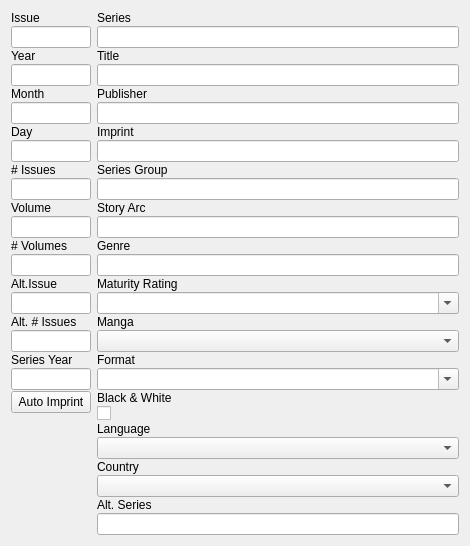
                <widget class="QWidget" name="scrollAreaWidgetContents">
                 <property name="enabled">
                  <bool>true</bool>
                 </property>
                 <property name="geometry">
                  <rect>
                   <x>0</x>
                   <y>0</y>
                   <width>470</width>
                   <height>520</height>
                  </rect>
                 </property>
                 <property name="sizePolicy">
                  <sizepolicy hsizetype="Expanding" vsizetype="Preferred">
                   <horstretch>0</horstretch>
                   <verstretch>0</verstretch>
                  </sizepolicy>
                 </property>
                 <property name="baseSize">
                  <size>
                   <width>0</width>
                   <height>0</height>
                  </size>
                 </property>
                 <property name="acceptDrops">
                  <bool>true</bool>
                 </property>
                 <layout class="QGridLayout" name="gridLayout_6">
                  <item row="0" column="0">
                   <layout class="QHBoxLayout" name="horizontalLayout_5" stretch="20,100">
                    <item>
                     <layout class="QFormLayout" name="formLayout_3">
                      <property name="fieldGrowthPolicy">
                       <enum>QFormLayout::FieldsStayAtSizeHint</enum>
                      </property>
                      <property name="rowWrapPolicy">
                       <enum>QFormLayout::WrapAllRows</enum>
                      </property>
                      <property name="labelAlignment">
                       <set>Qt::AlignRight|Qt::AlignTrailing|Qt::AlignVCenter</set>
                      </property>
                      <property name="horizontalSpacing">
                       <number>6</number>
                      </property>
                      <property name="verticalSpacing">
                       <number>1</number>
                      </property>
                      <item row="0" column="0">
                       <widget class="QLabel" name="label_4">
                        <property name="text">
                         <string>Issue</string>
                        </property>
                       </widget>
                      </item>
                      <item row="0" column="1">
                       <widget class="QLineEdit" name="leIssueNum">
                        <property name="acceptDrops">
                         <bool>false</bool>
                        </property>
                       </widget>
                      </item>
                      <item row="1" column="0">
                       <widget class="QLabel" name="label_6">
                        <property name="text">
                         <string>Year</string>
                        </property>
                       </widget>
                      </item>
                      <item row="1" column="1">
                       <widget class="QLineEdit" name="lePubYear">
                        <property name="sizePolicy">
                         <sizepolicy hsizetype="Expanding" vsizetype="Fixed">
                          <horstretch>0</horstretch>
                          <verstretch>0</verstretch>
                         </sizepolicy>
                        </property>
                        <property name="maximumSize">
                         <size>
                          <width>16777215</width>
                          <height>16777215</height>
                         </size>
                        </property>
                        <property name="acceptDrops">
                         <bool>false</bool>
                        </property>
                        <property name="inputMethodHints">
                         <set>Qt::ImhDigitsOnly</set>
                        </property>
                       </widget>
                      </item>
                      <item row="2" column="0">
                       <widget class="QLabel" name="label_35">
                        <property name="text">
                         <string>Month</string>
                        </property>
                       </widget>
                      </item>
                      <item row="2" column="1">
                       <widget class="QLineEdit" name="lePubMonth">
                        <property name="sizePolicy">
                         <sizepolicy hsizetype="Expanding" vsizetype="Fixed">
                          <horstretch>0</horstretch>
                          <verstretch>0</verstretch>
                         </sizepolicy>
                        </property>
                        <property name="maximumSize">
                         <size>
                          <width>16777215</width>
                          <height>16777215</height>
                         </size>
                        </property>
                        <property name="acceptDrops">
                         <bool>false</bool>
                        </property>
                        <property name="inputMethodHints">
                         <set>Qt::ImhDigitsOnly</set>
                        </property>
                       </widget>
                      </item>
                      <item row="3" column="0">
                       <widget class="QLabel" name="lblDay">
                        <property name="text">
                         <string>Day</string>
                        </property>
                       </widget>
                      </item>
                      <item row="3" column="1">
                       <widget class="QLineEdit" name="lePubDay">
                        <property name="sizePolicy">
                         <sizepolicy hsizetype="Expanding" vsizetype="Fixed">
                          <horstretch>0</horstretch>
                          <verstretch>0</verstretch>
                         </sizepolicy>
                        </property>
                        <property name="maximumSize">
                         <size>
                          <width>16777215</width>
                          <height>16777215</height>
                         </size>
                        </property>
                        <property name="acceptDrops">
                         <bool>false</bool>
                        </property>
                        <property name="inputMethodHints">
                         <set>Qt::ImhDigitsOnly</set>
                        </property>
                       </widget>
                      </item>
                      <item row="4" column="0">
                       <widget class="QLabel" name="label_5">
                        <property name="text">
                         <string># Issues</string>
                        </property>
                       </widget>
                      </item>
                      <item row="4" column="1">
                       <widget class="QLineEdit" name="leIssueCount">
                        <property name="acceptDrops">
                         <bool>false</bool>
                        </property>
                        <property name="inputMethodHints">
                         <set>Qt::ImhDigitsOnly</set>
                        </property>
                       </widget>
                      </item>
                      <item row="5" column="0">
                       <widget class="QLabel" name="label_9">
                        <property name="text">
                         <string>Volume</string>
                        </property>
                       </widget>
                      </item>
                      <item row="5" column="1">
                       <widget class="QLineEdit" name="leVolumeNum">
                        <property name="acceptDrops">
                         <bool>false</bool>
                        </property>
                       </widget>
                      </item>
                      <item row="6" column="0">
                       <widget class="QLabel" name="label_12">
                        <property name="text">
                         <string># Volumes</string>
                        </property>
                       </widget>
                      </item>
                      <item row="6" column="1">
                       <widget class="QLineEdit" name="leVolumeCount">
                        <property name="acceptDrops">
                         <bool>false</bool>
                        </property>
                        <property name="inputMethodHints">
                         <set>Qt::ImhDigitsOnly</set>
                        </property>
                       </widget>
                      </item>
                      <item row="7" column="0">
                       <widget class="QLabel" name="label_22">
                        <property name="text">
                         <string>Alt.Issue</string>
                        </property>
                       </widget>
                      </item>
                      <item row="7" column="1">
                       <widget class="QLineEdit" name="leAltIssueNum">
                        <property name="sizePolicy">
                         <sizepolicy hsizetype="Preferred" vsizetype="Fixed">
                          <horstretch>0</horstretch>
                          <verstretch>0</verstretch>
                         </sizepolicy>
                        </property>
                        <property name="acceptDrops">
                         <bool>false</bool>
                        </property>
                       </widget>
                      </item>
                      <item row="8" column="0">
                       <widget class="QLabel" name="label_23">
                        <property name="text">
                         <string>Alt. # Issues</string>
                        </property>
                       </widget>
                      </item>
                      <item row="8" column="1">
                       <widget class="QLineEdit" name="leAltIssueCount">
                        <property name="acceptDrops">
                         <bool>false</bool>
                        </property>
                       </widget>
                      </item>
                       <item row="10" column="1">
                       <widget class="QLineEdit" name="leSeriesPubYear"/>
                      </item>
                      <item row="9" column="1">
                       <widget class="QLabel" name="label_7">
                        <property name="text">
                         <string>Series Year</string>
                        </property>
                       </widget>
                      </item>
                      <item row="11" column="1">
                       <widget class="QPushButton" name="btnAutoImprint">
                        <property name="toolTip">
                         <string>&lt;html&gt;&lt;head/&gt;&lt;body&gt;&lt;p&gt;Checks the publisher against a list of imprints.&lt;/p&gt;&lt;/body&gt;&lt;/html&gt;</string>
                        </property>
                        <property name="text">
                         <string>Auto Imprint</string>
                        </property>
                       </widget>
                      </item>
                     </layout>
                    </item>
                    <item>
                     <layout class="QFormLayout" name="formLayout_2">
                      <property name="sizeConstraint">
                       <enum>QLayout::SetMinimumSize</enum>
                      </property>
                      <property name="fieldGrowthPolicy">
                       <enum>QFormLayout::AllNonFixedFieldsGrow</enum>
                      </property>
                      <property name="rowWrapPolicy">
                       <enum>QFormLayout::WrapAllRows</enum>
                      </property>
                      <property name="labelAlignment">
                       <set>Qt::AlignRight|Qt::AlignTrailing|Qt::AlignVCenter</set>
                      </property>
                      <property name="formAlignment">
                       <set>Qt::AlignLeading|Qt::AlignLeft|Qt::AlignTop</set>
                      </property>
                      <property name="horizontalSpacing">
                       <number>0</number>
                      </property>
                      <property name="verticalSpacing">
                       <number>1</number>
                      </property>
                      <item row="0" column="0">
                       <widget class="QLabel" name="label_2">
                        <property name="text">
                         <string>Series</string>
                        </property>
                       </widget>
                      </item>
                      <item row="0" column="1">
                       <widget class="QLineEdit" name="leSeries">
                        <property name="acceptDrops">
                         <bool>false</bool>
                        </property>
                       </widget>
                      </item>
                      <item row="1" column="0">
                       <widget class="QLabel" name="label_3">
                        <property name="text">
                         <string>Title</string>
                        </property>
                       </widget>
                      </item>
                      <item row="1" column="1">
                       <widget class="QLineEdit" name="leTitle">
                        <property name="acceptDrops">
                         <bool>false</bool>
                        </property>
                       </widget>
                      </item>
                      <item row="2" column="0">
                       <widget class="QLabel" name="label_8">
                        <property name="text">
                         <string>Publisher</string>
                        </property>
                       </widget>
                      </item>
                      <item row="2" column="1">
                       <widget class="QLineEdit" name="lePublisher">
                        <property name="acceptDrops">
                         <bool>false</bool>
                        </property>
                       </widget>
                      </item>
                      <item row="3" column="0">
                       <widget class="QLabel" name="label_10">
                        <property name="text">
                         <string>Imprint</string>
                        </property>
                       </widget>
                      </item>
                      <item row="3" column="1">
                       <widget class="QLineEdit" name="leImprint">
                        <property name="sizePolicy">
                         <sizepolicy hsizetype="Expanding" vsizetype="Expanding">
                          <horstretch>0</horstretch>
                          <verstretch>0</verstretch>
                         </sizepolicy>
                        </property>
                        <property name="acceptDrops">
                         <bool>false</bool>
                        </property>
                       </widget>
                      </item>
                      <item row="4" column="0">
                       <widget class="QLabel" name="label_33">
                        <property name="text">
                         <string>Series Group</string>
                        </property>
                       </widget>
                      </item>
                      <item row="4" column="1">
                       <widget class="QLineEdit" name="leSeriesGroup">
                        <property name="acceptDrops">
                         <bool>false</bool>
                        </property>
                       </widget>
                      </item>
                      <item row="5" column="0">
                       <widget class="QLabel" name="label_25">
                        <property name="text">
                         <string>Story Arc</string>
                        </property>
                       </widget>
                      </item>
                      <item row="5" column="1">
                       <widget class="QLineEdit" name="leStoryArc">
                        <property name="acceptDrops">
                         <bool>false</bool>
                        </property>
                       </widget>
                      </item>
                      <item row="6" column="0">
                       <widget class="QLabel" name="label_24">
                        <property name="text">
                         <string>Genre</string>
                        </property>
                       </widget>
                      </item>
                      <item row="6" column="1">
                       <widget class="QLineEdit" name="leGenre">
                        <property name="acceptDrops">
                         <bool>false</bool>
                        </property>
                       </widget>
                      </item>
                      <item row="7" column="0">
                       <widget class="QLabel" name="label_18">
                        <property name="text">
                         <string>Maturity Rating</string>
                        </property>
                       </widget>
                      </item>
                      <item row="7" column="1">
                       <widget class="QComboBox" name="cbMaturityRating">
                        <property name="autoFillBackground">
                         <bool>false</bool>
                        </property>
                        <property name="editable">
                         <bool>true</bool>
                        </property>
                       </widget>
                      </item>
                      <item row="8" column="0">
                       <widget class="QLabel" name="label_31">
                        <property name="text">
                         <string>Manga</string>
                        </property>
                       </widget>
                      </item>
                      <item row="8" column="1">
                       <widget class="QComboBox" name="cbManga">
                        <property name="autoFillBackground">
                         <bool>false</bool>
                        </property>
                       </widget>
                      </item>
                      <item row="9" column="0">
                       <widget class="QLabel" name="label_26">
                        <property name="text">
                         <string>Format</string>
                        </property>
                       </widget>
                      </item>
                      <item row="9" column="1">
                       <widget class="QComboBox" name="cbFormat">
                        <property name="sizePolicy">
                         <sizepolicy hsizetype="Preferred" vsizetype="Maximum">
                          <horstretch>0</horstretch>
                          <verstretch>0</verstretch>
                         </sizepolicy>
                        </property>
                        <property name="editable">
                         <bool>true</bool>
                        </property>
                       </widget>
                      </item>
                      <item row="10" column="0">
                       <widget class="QLabel" name="label_32">
                        <property name="text">
                         <string>Black &amp; White</string>
                        </property>
                       </widget>
                      </item>
                      <item row="10" column="1">
                       <widget class="QCheckBox" name="cbBW">
                        <property name="layoutDirection">
                         <enum>Qt::LeftToRight</enum>
                        </property>
                        <property name="autoFillBackground">
                         <bool>false</bool>
                        </property>
                        <property name="text">
                         <string/>
                        </property>
                       </widget>
                      </item>
                      <item row="11" column="0">
                       <widget class="QLabel" name="label_13">
                        <property name="text">
                         <string>Language</string>
                        </property>
                       </widget>
                      </item>
                      <item row="11" column="1">
                       <widget class="QComboBox" name="cbLanguage">
                        <property name="sizePolicy">
                         <sizepolicy hsizetype="Preferred" vsizetype="Preferred">
                          <horstretch>0</horstretch>
                          <verstretch>0</verstretch>
                         </sizepolicy>
                        </property>
                       </widget>
                      </item>
                      <item row="12" column="0">
                       <widget class="QLabel" name="label_14">
                        <property name="text">
                         <string>Country</string>
                        </property>
                       </widget>
                      </item>
                      <item row="12" column="1">
                       <widget class="QComboBox" name="cbCountry">
                        <property name="sizePolicy">
                         <sizepolicy hsizetype="Preferred" vsizetype="Preferred">
                          <horstretch>0</horstretch>
                          <verstretch>0</verstretch>
                         </sizepolicy>
                        </property>
                       </widget>
                      </item>
                      <item row="13" column="0">
                       <widget class="QLabel" name="label_21">
                        <property name="text">
                         <string>Alt. Series</string>
                        </property>
                       </widget>
                      </item>
                      <item row="13" column="1">
                       <widget class="QLineEdit" name="leAltSeries">
                        <property name="acceptDrops">
                         <bool>false</bool>
                        </property>
                       </widget>
                      </item>
                     </layout>
                    </item>
                   </layout>
                  </item>
                 </layout>
                </widget>
